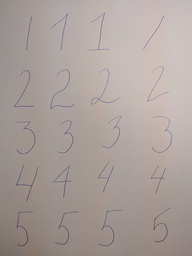
#> input picture src/test1.jpg, 192 x 256 px, shrunk from 960 x 1280 before the run
$ python -i digit_recognizer.py   (imports and definitions only)
#> lines starting #> are read from the running program, lines starting #| are printed output that depends on the picture; after the words box and inside, x2 and y2 are one past the last pixel; in counts of white or black regions, pixels touching at a corner belong together
#> further down, picture is the input picture: shape (256, 192, 3); mean B, G, R 155.7, 160, 170.7
### src/image_processing_tools.py
import cv2
import numpy as np
import math
import matplotlib.pyplot as plt
from math import floor, ceil, sqrt


def to_gray(img):
    h, w, d = img.shape
#> h = 256; w = 192; d = 3
    res = np.zeros((h, w), dtype=int)
    for i in range(h):
        for j in range(w):
            r, g, b = img[i][j]
            res[i][j] = round(np.sum(img[i][j])/3)
            # res[i][j] = round(sqrt((r**2+g**2+b**2)/3))
    return res


def negative(img):
    h, w = img.shape
#> h = 256; w = 192
    res = np.zeros((h, w), dtype=int)
    for i in range(h):
        for j in range(w):
            res[i][j] = 255 - img[i][j]
    return res


def thresholding(img, threshold=95):
    res = np.copy(img)
    h, w = img.shape
    for i in range(h):
        for j in range(w):
            if res[i][j] < threshold:
                res[i][j] = 0
            else:
                res[i][j] = 1
    return res


def hit(img, mask, x, y):
    t, l = mask.shape
    t//=2
    l//=2
    for i in range(-t, t+1):
        mi = i+t
        for j in range(-l, l+1):
            mj = j+l
            if (not np.isnan(mask[mi][mj])) and mask[mi][mj] == img[x+i][y+j]:
                return 1
    return 0


def fit(img, mask, x, y):
    t, l = mask.shape
    t//=2
    l//=2
    for i in range(-t, t+1):
        mi = i+t
        for j in range(-l, l+1):
            mj = j+l
            if not np.isnan(mask[mi][mj]) and mask[mi][mj] != img[x+i][y+j]:
                return 0
    return 1


def spatial_filtering(img, mask, op, dtype=int, mp=None):
    im = np.copy(img)
    h, w = im.shape
#> h = 256; w = 192
    t, l = mask.shape
#> t = 3; l = 3
    t//=2
#> t = 1
    l//=2
#> l = 1
    # im = np.concatenate( (np.full([h, l], np.nan), im, np.full([h, l], np.nan)), axis=1)
    # im = np.concatenate( (np.full([t, w+2*l], np.nan), im, np.full([t, w+2*l], np.nan)), axis=0)
    res = np.zeros((h, w), dtype=dtype)
    for i in range(t, h-t):
        for j in range(l, w-l):
            if mp is None or mp[i][j]:
                if dtype == int:
                    res[i][j] = round(op(im, mask, i, j))
                else:
                    res[i][j] = op(im, mask, i, j)
    return res


def dilation(img, mask=np.array([[1, 1, 1], [1, 1, 1], [1, 1, 1]]), mp=None):
    return spatial_filtering(img, mask, hit, mp=mp)


def erosion(img, mask=np.array([[1, 1, 1], [1, 1, 1], [1, 1, 1]])):
    return spatial_filtering(img, mask, fit)


# [8 lines left out: function intersection, not called in this run]


def union(A, B):
    h, w = A.shape
    res = np.zeros((h, w), dtype=int)
    for i in range(h):
        for j in range(w):
            if A[i][j] == 1 or B[i][j] == 1:
                res[i][j] = 1
    return res


# [21 lines left out: functions complement, region_filling, not called in this run]


def closing(img):
    s = np.array([[1, 1, 1], [1, 1, 1], [1, 1, 1]])
    return erosion(erosion(dilation(dilation(img))))


def linear_filter_at(img, mask, x, y):
    t, l = mask.shape
    t//=2
    l//=2
    res = 0.0
    for i in range(-t, t+1):
        mi = i+t
        for j in range(-l, l+1):
            mj = j+l
            if not np.isnan(mask[mi][mj]) and not np.isnan(img[x+i][y+j]):
                res += mask[mi][mj]*img[x+i][y+j]
    return res


def linear_filtering(img, mask, dtype=float):
    return spatial_filtering(img, mask, linear_filter_at, dtype=dtype)
#> after the loop in spatial_filtering (call 2), `for i in range(t, h-t):`:
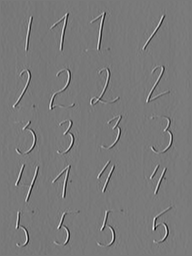
#> res: shape (256, 192) float64; min -224, max 242, mean -1.5; drawn with min black and max white


def sobel(img, threshold=90):
    zI_horizontal = linear_filtering(img, np.array([[-1,-2,-1],[0,0,0],[1,2,1]]))
    zI_vertical = linear_filtering(img,  np.array([[-1,0,1],[-2,0,2],[-1,0,1]]))
    h, w = img.shape
    res = np.zeros((h, w), dtype=int)
    for i in range(1, h-1):
        for j in range(1, w-1):

            p = math.sqrt( zI_vertical[i][j]**2 + zI_horizontal[i][j]**2 )
            if p > threshold:
                res[i][j] = 1
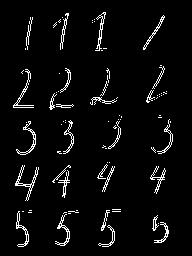
#> res: shape (256, 192) int64; values 0 (black) and 1 (white), 4.4% white in thin lines or dots, all inside (x1, y1, x2, y2) = (13, 12, 173, 247)
    return res


# [12 lines left out: function laplacian, not called in this run]


def zoom_bilinear_interpolation(img, zoom_coef):
    h, w = img.shape
    zH = round(h*zoom_coef)
    zW = round(w*zoom_coef)
    zI = np.zeros((zH, zW), dtype=int)
    for i in range(zH):
        for j in range(zW):
            map_i = ((i*h)/zH + ((i-1)*h)/zH)/2
            map_j = ((j*w)/zW + ((j-1)*w)/zW)/2

            near_i1 = math.floor(map_i) + 0.5
            near_j1 = math.floor(map_j) + 0.5
            near_i2 = math.ceil(map_i) - 0.5
            near_j2 = math.ceil(map_j) - 0.5

            nears_i = [0, 0]
            nears_i_size = 0
            nears_j = [0, 0]
            nears_j_size = 0
            if map_i == floor(map_i) + 0.5:
                nears_i[0] = floor(map_i)+0.5
                nears_i_size = 1
            elif map_i < floor(map_i) + 0.5:
                if map_i >= 0:
                    nears_i[1] = floor(map_i)-0.5
                    nears_i_size = nears_i_size + 1
                nears_i[0] = floor(map_i)+0.5
                nears_i_size = nears_i_size + 1
            else:
                if map_i <= h-2:
                    nears_i[1] = ceil(map_i)+0.5
                    nears_i_size = nears_i_size + 1
                nears_i[0] = floor(map_i)+0.5
                nears_i_size = nears_i_size + 1

            if map_j == floor(map_j) + 0.5:
                nears_j[0] = floor(map_j)+0.5
                nears_j_size = 1;
            elif map_j < floor(map_j) + 0.5:
                if map_j >= 0:
                    nears_j[1] = floor(map_j)-0.5
                    nears_j_size = nears_j_size + 1
                nears_j[0] = floor(map_j)+0.5
                nears_j_size = nears_j_size + 1
            else:
                if map_j <= w-2:
                    nears_j[1] = ceil(map_j)+0.5
                    nears_j_size = nears_j_size + 1
                nears_j[0] = floor(map_j)+0.5
                nears_j_size = nears_j_size + 1

            dists = 0
            sm = 0
            for a in range(nears_i_size):
                for b in range(nears_j_size):
                    d = sqrt((nears_i[a]+map_i)**2 + (nears_j[b]+map_j)**2)
                    dists = dists + 1/d
                    sm = sm + (img[round(nears_i[a]+0.5)][round(nears_j[b]+0.5)]/d)
            zI[i][j] = 1 if round(sm/dists) >= 1 else 0
    return zI


# [7 lines left out: function histogram, not called in this run]


def thresh_val(img):
    return (np.max(img) + np.min(img))*2.0/5.0


# [8 lines left out: function points_to_list, not called in this run]


def get_subarray(img, p1, p2):
    res = np.zeros(( p2[0]-p1[0]+1,  p2[1]-p1[1]+1), dtype=int)
    for i in range(p2[0]-p1[0]+1):
        for j in range(p2[1]-p1[1]+1):
            res[i][j] = img[i+p1[0]][j+p1[1]]
    return res


def add_frame(img, thick=3):
    h, w = img.shape
    im = img
    l = thick
    t = thick
    im = np.concatenate( (np.zeros([h, l], dtype=int), im, np.zeros([h, l], dtype=int)), axis=1)
    im = np.concatenate( (np.zeros([t, w+2*l], dtype=int), im, np.zeros([t, w+2*l], dtype=int)), axis=0)
    return im


# [7 lines left out: function transpose, not called in this run]

def show(img):
    plt.imshow(img, cmap='gray')
    plt.show()

### src/digit_recognizer.py
import cv2
import numpy as np
import matplotlib.pyplot as plt
from queue import Queue

from image_processing_tools import *
from digit_recognition_tools import *
from coord_operations import *


def recognize(img):
    '''Function to recognize digits on a white paper'''

    # the original image
    print(' - The input image: ')
    plt.imshow(img)
    plt.show()

    print(' - Preprocessing started (it may take several minutes) ...')

    # Preprocessing
    im = np.copy(img)
    h, w, d = im.shape

    #   converting to gray image
    im = to_gray(im)
    h, w = im.shape

    #   taking negative
    im = negative(im)

    #   applying sobel edge detection
    # im = sobel(im)
    im = union(sobel(im), dilation(im, mp=thresholding(im, thresh_val(im))))
#> after the loop in thresholding, `for i in range(h):`:
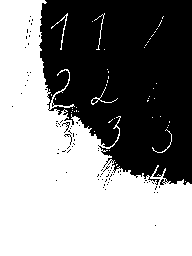
#> res: shape (256, 192) int64; values 0 (black) and 1 (white), 54.4% white; 83 black regions (81 under 20 px), largest, box (x1, y1, x2, y2) and area: (39, 0, 192, 185) 22242, (62, 122, 70, 133) 24
#> after the loop in spatial_filtering (call 3), `for i in range(t, h-t):`: res: shape (256, 192) int64; every value is 0

    #   closing procedure to remove roughness and gaps
    im = closing(im)
#> after the loop in spatial_filtering (call 4), `for i in range(t, h-t):`: res: shape (256, 192) int64; values 0 (black) and 1 (white), 12.5% white; 24 white regions (2 under 20 px), largest, box (x1, y1, x2, y2) and area: (48, 67, 75, 111) 380, (14, 164, 40, 202) 380, (97, 208, 122, 248) 372
#> after the loop in spatial_filtering (call 5), `for i in range(t, h-t):`:
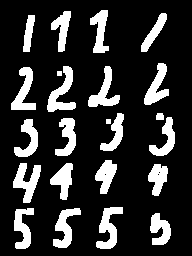
#> res: shape (256, 192) int64; values 0 (black) and 1 (white), 18.9% white; 23 white regions, largest, box (x1, y1, x2, y2) and area: (47, 66, 76, 112) 573, (13, 163, 41, 203) 564, (96, 207, 123, 249) 555
#> after the loop in spatial_filtering (call 6), `for i in range(t, h-t):`:
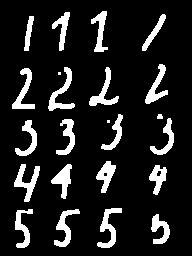
#> res: shape (256, 192) int64; values 0 (black) and 1 (white), 12.8% white; 23 white regions (2 under 20 px), largest, box (x1, y1, x2, y2) and area: (14, 164, 40, 202) 384, (48, 67, 75, 111) 383, (97, 208, 122, 248) 375
#> after the loop in spatial_filtering (call 7), `for i in range(t, h-t):`:
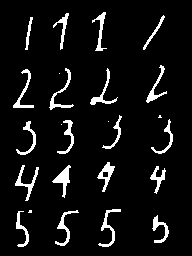
#> res: shape (256, 192) int64; values 0 (black) and 1 (white), 7% white; 25 white regions (5 under 20 px), largest, box (x1, y1, x2, y2) and area: (52, 165, 71, 198) 223, (15, 165, 39, 201) 212, (98, 209, 121, 247) 203

    print(' - The result of preprocessing:')
    #   the preprocessed image
    plt.imshow(im, cmap='gray')
    plt.show()
    # plt.imsave('preprocessed.png', im, cmap='gray')


    print(' - Segmentation started ...')
    # extracting connected components (digits)
    adjs = [
        (-1, 0),
        (-1, 1),
        (0, 1),
        (1, 1),
        (1, 0),
        (1, -1),
        (0, -1),
        (-1, -1)
    ]

    rows = []
    i = 0
    while i < h:
        if np.sum(im[i]) == 0:
            i+=1
        else:
            begin_i = i
            while i<h and np.sum(im[i])>0:
                i+=1
            rows.append((begin_i, i))

    final_nums2 = []

    for i1, i2 in rows:
        # BFS
        nums = []
        im2 = np.copy(im)
        max_pxs = 0
        pxss = []
        cords = []
        for j in range(w):
            for i in range(i1, i2):
                if im[i][j] == 1:
                    num = np.zeros((h, w), dtype=int)
                    q = Queue()
                    q.put((i, j))
                    im[i][j] = 0
                    num[i][j] = 1
                    pxs = 1
                    minx = i
                    miny = j
                    maxx = i
                    maxy = j
                    while not q.empty():
                        x, y = q.get()
                        for adj in adjs:
                            ax, ay = x+adj[0], y+adj[1]
                            if (ax >= 0 and ax < h and ay >= 0 and ay < w and
                                im[ax][ay] == 1):
                                q.put((ax, ay))
                                im[ax][ay] = 0
                                num[ax][ay] = 1
                                pxs += 1
                                if ax < minx:
                                    minx = ax
                                if ax > maxx:
                                    maxx= ax
                                if ay < miny:
                                    miny = ay
                                if ay > maxy:
                                    maxy= ay
                    if pxs > max_pxs:
                        max_pxs = pxs
                    pxss.append(pxs)
                    # cords.append(  ( (minx, miny), (maxx, maxy) )  )
                    num = add_frame(get_subarray(num, (minx, miny), (maxx, maxy)), thick=1)
                    nums.append(num)
        # cropping components
        nums2 = []
        for i in range(len(pxss)):
            if pxss[i] <= max_pxs/10:
                continue
            nums2.append(nums[i])
        final_nums2.append(nums2)
#> this loop made 5 passes
#> (i1, i2) on passes 1 to 5: (12, 51), (65, 110), (115, 155), (162, 201), (209, 247)
#> pass 1, in add_frame (call 4), `im = np.concatenate( (np.zeros([t, w+2*l], dtype=int), im, np.zeros([t..`:
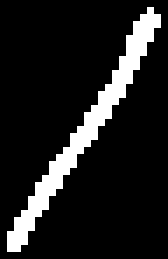
#> im: shape (37, 24) int64 (shown 7 times larger); values 0 (black) and 1 (white), 12.3% white in thin lines or dots, all inside (x1, y1, x2, y2) = (1, 1, 23, 36)

    # running recognition for each component
    final_res = []
    for i in range(len(final_nums2)):
        res = []
        for j in range(len(final_nums2[i])):
            res.append(digit_recognize(final_nums2[i][j]))
            print(' - Result of recognition:')
            print(res[-1])
        final_res.append(res)
#> this loop made 1 pass
    return final_res


def digit_recognize(img):

    # Preprocessing
    thickness = 5
    h, w = img.shape
    # resizeing
    dim = 75
    zoom_coef = min(dim/h, dim/w)
    im = zoom_bilinear_interpolation(img, zoom_coef)
    im = add_frame(im)

    h, w = im.shape

    # closing
    im = closing(im)

    # filling defects
    im = defect_filling(im)

    print(' - Segmented digit: ')
    # The result of preprocessing
    show(im)


    print(' - Recognition started ...')
    # count the number of holes
    holes = get_holes(im)
    num_holes = len(holes) - 1

    # 2 holes -> 8
    if num_holes == 2:
        return 8

    # finding highest and lowest points
    lowest_p = lowest_point(im)
    highest_p = highest_point(im)

    # majos/minor axis
    p1, p2 = major_axis(im)
    mj = dist(p1, p2)
    q1, q2 = minor_axis(im, (p1, p2))

    # very thin -> 1
    if dist(q1, q2) < dim*0.1:
        return 1


    if num_holes == 1:
        h1, h2 = major_axis(holes[1])
        # hole is big -> 0
        if dist(h1, h2) > dist(p1, p2)*0.75:
            return 0
        hm = mid(h1, h2)
        # hole at the bottom -> 6/2, at the top -> 9
        if dist(hm, p2) < dist(p1, p2)/2:
            if dist(h1, h2) > dist(q1, q2)/2:
                return 6
            else:
                return 2
        else:
            return 9

    # finding top points
    vertices = []
    tp = top_maxs(im)
    for i in range(len(tp)):
        y1, y2, x = tp[i]
        y = (y1+y2)//2
        if abs(y1-y2) <= thickness:
            if len(vertices) == 0:
                vertices.append((x, y))
            elif abs(vertices[0][0] - x) < mj*0.3 and abs(vertices[0][1] - y) >= thickness:
                vertices.append((x, y))
                break
    if len(vertices) == 2:
        # if 2 top points , then connect them
        four = draw_line_h(im, vertices[0], vertices[1])
        fholes = get_holes(four)
        fnum_holes = len(fholes) - 1
        if fnum_holes == 1:
            return 4

    # find horizontal lines
    hls = horizontal_lines(im, thickness)
    for lp, rp in hls:
        m = mid(lp, rp)
        d = lowest_p[0] - highest_p[0]
        if highest_p[0] + 0.3*d <= m[0] <= lowest_p[0] - 0.3*d:
            return 7

    # find 3 left points
    lps = sorted(list(map(lambda p: ((p[0]+p[1])//2, p[2]), left_maxs(im))))
    d = lowest_p[0] - highest_p[0]
    if (len(lps) == 3 and
        highest_p[0] + 0.2*d <= lps[1][0] <= lowest_p[0] - 0.2*d and
        not check_vertical_line(im, lps[0], lps[1]) and
        not check_vertical_line(im, lps[1], lps[2])):
        return 3

    # analyzing thickness from bottom
    vsum = list(filter(lambda a: a>0, widths(im) ))
    line_lo = 0
    for i in range(-1, -len(vsum)-1, -1):
        if vsum[i] <= thickness:
            line_lo += 1
        else:
            break
    if line_lo > d*0.7:
        return 7
    if line_lo > d*0.35:
        return 1


    # distance from right in upper part vs. distance from left in lower part
    rds = dists_from_right(im)[3:]
    lds = dists_from_left(im)[:-3]
    wmx = w - min(rds) - min(lds)
    mx1 = max(rds[:len(rds)//2])
    mx2 = max(lds[len(lds)//2:])
    if (mx2+mx1)-w >= 0.3*wmx:
        return 5

    # 1 vs. 2: connecting mid point with lower left point
    # hole -> 1, else 2
    d = dist(lowest_p, highest_p)
    lower_part_x = round(lowest_p[0] - 0.3*d)
    im2 = np.concatenate( (np.zeros((3, w), dtype=int), im[lower_part_x:][:]), axis=0)
    up2 = highest_point(im2)
    lp2 = lefter_point(im2)
    im2 = draw_line_v(im2, lp2, up2, t=2)
    # closing
    im2 = closing(im2)
    # filling defects
    im2 = defect_filling(im2)
    holes2 = get_holes(im2)
    num_holes2 = len(holes2)-1
    if num_holes2 >= 1:
        for hl in holes2:
            pm = any_point(hl)
            a, b = line_equation(lp2, up2)
            y = pm[0]*a + b
            if y>=pm[1]:
                return 2
        return 1

    # 2 by default
    return 2

>>> import cv2
>>> picture = cv2.imread('test1.jpg')
#> (the run stopped early here; a loop or call above may not have finished)
